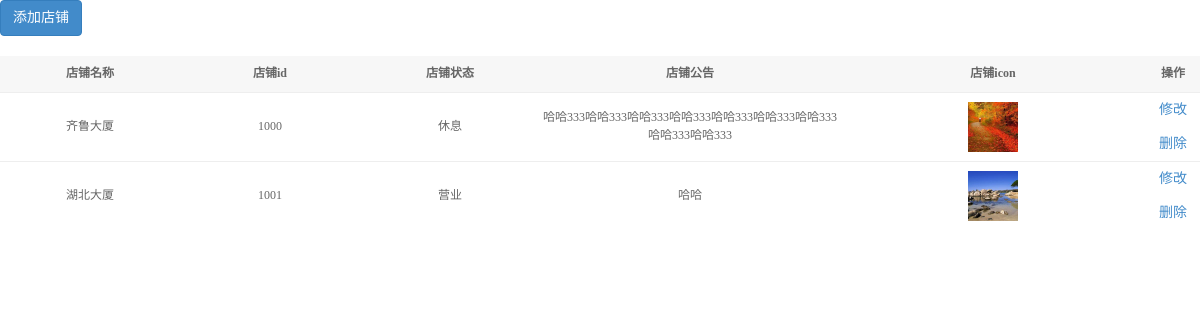
Screenshot of /admin/listShop.php (signed in) with the database file from the repository.
### tables this page shows
CREATE TABLE `dfz_shop` (
  `id` int(11) NOT NULL AUTO_INCREMENT,
  `adminName` varchar(20) DEFAULT NULL,
  `shopId` int(9) NOT NULL,
  `shopName` varchar(20) DEFAULT NULL,
  `shopPhone` varchar(20) DEFAULT NULL,
  `shopTip` varchar(100) DEFAULT NULL,
  `shopState` int(1) DEFAULT NULL,
  `shopIcon` varchar(30) DEFAULT NULL,
  `shopBlock` varchar(50) DEFAULT NULL,
  `shopFloor` varchar(200) DEFAULT NULL,
  PRIMARY KEY (`id`)
);

### lib/mysql.func.php (called while the page is built, shortened)
<?php
function connect(){
	$link=mysqli_connect(DB_HOST,DB_USER,DB_PWD,DB_DBNAME) or die("数据库连接失败");
	mysqli_set_charset($link,DB_CHARSET);
	return $link;
}
function fetchAll($sql,$result_type=MYSQLI_ASSOC){
	$link=connect();
	$result=mysqli_query($link,$sql);
	if($result){
		while(@$row=mysqli_fetch_array($result,$result_type)){
			$rows[]=$row;
		}
	}
	return $rows;
}

### admin/listShop.php (the view, shortened to what this page needs)
<?php
$page=$_REQUEST['page']?(int)$_REQUEST['page']:1;
$adminName=$_SESSION['adminName'];
$sql="select * from dfz_shop where adminName='{$adminName}'";
$totalRows=getResultNum($sql);
$pageSize=10;
$totalPage=ceil($totalRows/$pageSize);
if($page>=$totalPage)$page=$totalPage;
$offset=($page-1)*$pageSize;
$sql="select * from dfz_shop where adminName='{$adminName}'  order by shopId asc limit {$offset},{$pageSize}";
$rows=fetchAll($sql);
?>
<!DOCTYPE html PUBLIC "-//W3C//DTD HTML 4.01 Transitional//EN" "http://www.w3.org/TR/html4/loose.dtd">
<html>
<head>
<link rel="stylesheet" href="styles/reset.css">
<link rel="stylesheet" href="styles/bootstrap-admin.css">
<link rel="stylesheet" href="styles/backstage.css">
</head>
<body>
<div class="details">
                    <div class="details_operation clearfix">
                        <div class="bui_select">
                            <input type="button" value="添加店铺" class="btn btn-primary"  onclick="addShop()">
                        </div>
                    </div>
                    <table class="table table-hover" cellspacing="0" cellpadding="0">
                        <thead>
                            <tr>
                                <th align="center" width="15%">店铺名称</th>
                                <th align="center" width="15%">店铺id</th>
                                <th align="center" width="15%">店铺状态</th>
                                <th align="center" width="25%">店铺公告</th>
                                <th align="center" >店铺icon</th>
                                <th align="center" width="40">操作</th>
                            </tr>
                        </thead>
                        <tbody>
                        <?php  foreach($rows as $row):?>
                            <tr>
                                <td align="center"><?php echo $row['shopName'];?></td>
                                <td align="center"><?php echo $row['shopId'];?></td>
                                <td align="center"><?php echo $row['shopState']==1?'营业':'休息';?></td>
                                <td align="center"><?php echo $row['shopTip'];?></td>
                                <td align="center">
                                    <img src="<?php echo IMG_SHOP.$row['shopIcon'].'?v='.time();?>" width=50 height=50/>
                                </td>
                                <td align="center"><a class="btn btn-link" onclick="editShop(<?php echo $row['shopId'];?>)">修改</a><a class="btn btn-link"  onclick="delShop(<?php echo $row['shopId'];?>)">删除</a></td>
                            </tr>
                            <?php endforeach;?>
                        </tbody>
                    </table>
                </div>
</body>
</html>

### admin/styles/backstage.css (style rules this page uses)
* { margin: 0;padding: 0; }
input,select,textarea { outline: none;border: none; background: none; }
input { height:36px;line-height:36px; }
a,a:hover { text-decoration: none; }
.clearfix:after , .clearfix:before { content: ""; display: table; }
.clearfix:after { clear: both; }
.clearfix { zoom:1; }
body { font-family: Microsoft Yahei; font-size: 14px; line-height: 1.5; min-width: 1000px; }
.details_operation { margin-bottom: 20px; }
.details { width:100%; font-family: "微软雅黑"; }
.bui_select { float: left; }
.table { font-size:12px;color:#666; }
.table th { font-weight:700;background-color: #f7f7f7;height:36px; }
.table thead { border:none; }
.table td { vertical-align: middle; }

### rows the page displays
dfz_shop: shopName "齐鲁大厦", shopId "1000", shopState "休息", shopTip "哈哈333哈哈333哈哈333哈哈333哈哈333哈哈333哈哈333哈哈333哈哈333", shopIcon (picture)
dfz_shop: shopName "湖北大厦", shopId "1001", shopState "营业", shopTip "哈哈", shopIcon (picture)
